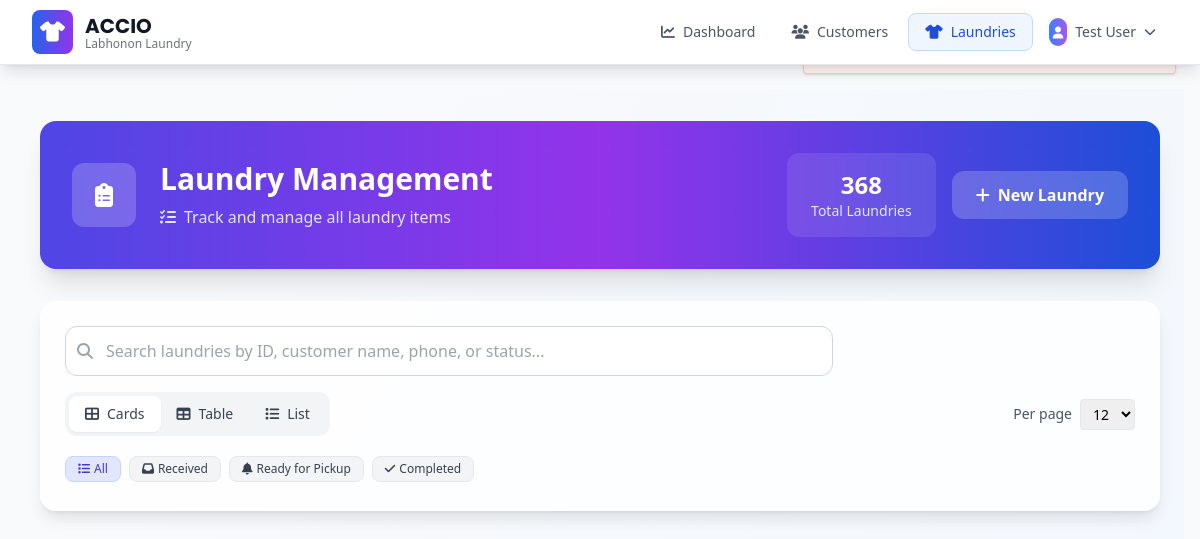
Page /laundry/list?customer_id=1 (signed in) on the committed database.
### app/models.py (models this page shows, shortened)
class BusinessSettings(db.Model):
    id = db.Column(db.Integer, primary_key=True)
    business_name = db.Column(db.String(200), default="ACCIO")
    business_tagline = db.Column(db.String(200), default="Labhonon Laundry")
    business_description = db.Column(
        db.Text, default="Professional laundry services with quality care"
    )
    phone = db.Column(db.String(50), default="+639761111464")
    email = db.Column(db.String(150), default="info@acciolaundry.com")
    address = db.Column(
        db.Text,
        default="Purok 17, Lower Mandacpan, Brgy. San Vicente, Butuan City, Philippines",
    )
    operating_hours = db.Column(db.Text, default="Monday - Sunday: 6:00 AM - 8:00 PM")
    footer_text = db.Column(db.Text, default="Quality laundry services you can trust")
    copyright_text = db.Column(
        db.String(200), default="© 2025 ACCIO Labhonon Laundry. All rights reserved."
    )
    facebook_url = db.Column(db.String(255))
    instagram_url = db.Column(db.String(255))
    website_url = db.Column(db.String(255))
    currency_symbol = db.Column(db.String(10), default="₱")
    date_format = db.Column(db.String(20), default="%B %d, %Y")
    timezone = db.Column(db.String(50), default="Asia/Manila")
    created_at = db.Column(db.DateTime, default=datetime.utcnow)
    updated_at = db.Column(
        db.DateTime, default=datetime.utcnow, onupdate=datetime.utcnow
    )
    updated_by = db.Column(db.Integer, db.ForeignKey("user.id"))
    updated_by_user = db.relationship("User", backref="business_settings_updates")
    @staticmethod
    def get_settings():
        settings = BusinessSettings.query.first()
        if not settings:
            settings = BusinessSettings()
            db.session.add(settings)
            db.session.commit()
        return settings

class User(db.Model, UserMixin):
    id = db.Column(db.Integer, primary_key=True)
    email = db.Column(db.String(150), unique=True)
    password = db.Column(db.String(150))
    full_name = db.Column(db.String(150))
    phone = db.Column(db.String(20))
    role = db.Column(
        db.String(20), default="user"
    )  # 'super_admin', 'admin', 'manager', 'user'
    is_active = db.Column(db.Boolean, default=True)
    must_change_password = db.Column(db.Boolean, default=False)
    date_created = db.Column(db.DateTime, default=datetime.utcnow)
    def is_admin(self):
        return self.role in ["admin", "super_admin"]

### app/laundry.py (the view, shortened to what this page needs)
@laundry.route("/list")
@login_required
def list_laundries():
    status_param = (request.args.get("status") or "").strip().lower()
    date_param = (request.args.get("date") or "").strip()
    search_q = (request.args.get("q") or request.args.get("search") or "").strip()
    try:
        page = int(request.args.get("page", 1))
    except (ValueError, TypeError):
        page = 1
    try:
        per_page = int(request.args.get("per_page", 12))
    except (ValueError, TypeError):
        per_page = 12
    status_map = {
        "received": "Received",
        "inprocess": "Received",
        "in-progress": "Received",
        "in_progress": "Received",
        "in process": "Received",
        "ready": "Ready for Pickup",
        "pickup": "Ready for Pickup",
        "readyforpickup": "Ready for Pickup",
        "ready-for-pickup": "Ready for Pickup",
        "ready_for_pickup": "Ready for Pickup",
        "completed": "Completed",
        "pickedup": "Picked Up",
        "picked-up": "Picked Up",
        "picked up": "Picked Up",
    }
    selected_status = status_map.get(status_param)
    customer_id_param = request.args.get("customer_id")
    base_query = Laundry.query
    customer_obj = None
    if customer_id_param:
        try:
            cid = int(customer_id_param)
            base_query = base_query.filter(Laundry.customer_id == cid)
            customer_obj = Customer.query.get(cid)
        except Exception:
            customer_obj = None
    if selected_status:
        base_query = base_query.filter(Laundry.status == selected_status)
    if date_param:
        try:
            date_obj = datetime.strptime(date_param, "%Y-%m-%d").date()
            base_query = base_query.filter(func.date(Laundry.date_received) == date_obj)
        except Exception:
            pass
    base_query = base_query.order_by(Laundry.date_received.desc())
    laundries_page = base_query.paginate(page=page, per_page=per_page, error_out=False)
    laundries = laundries_page.items
    total_count = laundries_page.total
    user_agent = request.user_agent.string.lower()
    if "ipad" in user_agent or "tablet" in user_agent:
        default_view = "list"
    elif "mobile" in user_agent or "android" in user_agent or "iphone" in user_agent:
        default_view = "cards"
    else:
        default_view = "table"
    return render_template(
        "laundries/laundry_list.html",
        user=current_user,
        laundries=laundries,
        laundries_page=laundries_page,
        total_count=total_count,
        selected_status=status_param,
        customer=customer_obj,
        default_view=default_view,
        search_q=search_q,
        per_page=per_page,
    )

### app/__init__.py (called while the page is built)
@login_manager.user_loader
def load_user(id):
    from .models import User
    return User.query.get(int(id))

### app/templates/laundries/laundry_list.html (shortened to what this page needs)
{% extends "base.html" %}
{% block content %}
<div class="min-h-screen bg-gradient-to-br from-gray-50 to-blue-50">
    <div class="max-w-7xl mx-auto px-6 py-8">
        <div class="bg-gradient-to-r from-indigo-600 via-purple-600 to-blue-700 rounded-2xl shadow-xl p-8 mb-8 relative overflow-hidden">
            <div class="absolute inset-0 opacity-10">
                <div class="absolute inset-0" style="background-image: radial-gradient(circle, rgba(255,255,255,0.1) 2px, transparent 2px); background-size: 60px 60px;"></div>
            </div>
            <div class="relative flex items-center justify-between">
                <div class="flex items-center space-x-6">
                    <div class="w-16 h-16 bg-white/20 backdrop-blur-sm rounded-xl flex items-center justify-center">
                        <i class="fas fa-clipboard-list text-2xl text-white"></i>
                    </div>
                    <div>
                        <h1 class="text-3xl font-bold text-white mb-2">Laundry Management</h1>
                        <p class="text-indigo-100 flex items-center">
                            <i class="fas fa-tasks mr-2"></i>
                            Track and manage all laundry items
                        </p>
                    </div>
                </div>
                <div class="flex items-center space-x-4">
                    <div class="bg-white/10 backdrop-blur-sm rounded-xl px-6 py-4 text-center">
                        <div class="text-2xl font-bold text-white">{{ total_count or (laundries|length) }}</div>
                        <div class="text-indigo-100 text-sm">Total Laundries</div>
                    </div>
                    <a href="{{ url_for('laundry.add_laundry') }}"
                       class="bg-white/20 hover:bg-white/30 backdrop-blur-sm text-white font-semibold py-3 px-6 rounded-xl transition-all duration-300 hover:shadow-lg transform hover:-translate-y-1 flex items-center space-x-2">
                        <i class="fas fa-plus"></i>
                        <span>New Laundry</span>
                    </a>
                </div>
            </div>
        </div>
        <div class="bg-white/80 backdrop-blur-sm rounded-2xl shadow-lg border border-white/20 p-6 mb-8 space-y-4">
            <div class="w-full max-w-3xl">
                <div class="relative">
                    <input type="text" id="searchInput" placeholder="Search laundries by ID, customer name, phone, or status..."
                           class="w-full pl-10 pr-4 py-3 border border-gray-300 rounded-xl focus:outline-none focus:ring-2 focus:ring-indigo-500 focus:border-transparent transition-all duration-200 bg-white/70 backdrop-blur-sm">
                    <div class="absolute inset-y-0 left-0 pl-3 flex items-center pointer-events-none">
                        <i class="fas fa-search text-gray-400"></i>
                    </div>
                </div>
            </div>
            <div class="flex items-center justify-between">
                <div class="flex items-center bg-gray-100 rounded-xl p-1">
                    <button onclick="switchView('cards')" id="view-cards"
                            class="view-btn px-4 py-2 rounded-lg text-sm font-medium transition-all duration-200 bg-white text-gray-700 shadow-sm">
                        <i class="fas fa-th-large mr-2"></i>Cards
                    </button>
                    <button onclick="switchView('table')" id="view-table"
                            class="view-btn px-4 py-2 rounded-lg text-sm font-medium transition-all duration-200 text-gray-700 hover:bg-white hover:shadow-sm">
                        <i class="fas fa-table mr-2"></i>Table
                    </button>
                    <button onclick="switchView('list')" id="view-list"
                            class="view-btn px-4 py-2 rounded-lg text-sm font-medium transition-all duration-200 text-gray-700 hover:bg-white hover:shadow-sm">
                        <i class="fas fa-list mr-2"></i>List
                    </button>
                </div>
                <div class="ml-4 hidden lg:flex items-center">
                    {% include 'laundries/_per_page_selector.html' %}
                </div>
            </div>
            <div id="filtersRow" class="hidden lg:block overflow-x-auto -mx-2 px-2">
                <div class="inline-flex items-center gap-2 whitespace-nowrap py-1">
                    <button onclick="filterOrders('all')" id="filter-all" class="filter-btn shrink-0 px-3 py-1 rounded-lg text-xs font-medium transition-all duration-200 bg-indigo-100 text-indigo-700 border border-indigo-200 flex items-center">
                        <i class="fas fa-list mr-1"></i>All
                    </button>
                    <button onclick="filterOrders('received')" id="filter-received" class="filter-btn shrink-0 px-3 py-1 rounded-lg text-xs font-medium transition-all duration-200 bg-gray-100 text-gray-700 border border-gray-200 hover:bg-gray-100 flex items-center">
                        <i class="fas fa-inbox mr-1"></i>Received
                    </button>
                    <button onclick="filterOrders('ready-for-pickup')" id="filter-ready-for-pickup" class="filter-btn shrink-0 px-3 py-1 rounded-lg text-xs font-medium transition-all duration-200 bg-gray-100 text-gray-700 border border-gray-200 hover:bg-blue-100 hover:text-blue-700 flex items-center">
                        <i class="fas fa-bell mr-1"></i>Ready for Pickup
                    </button>
                    <button onclick="filterOrders('completed')" id="filter-completed" class="filter-btn shrink-0 px-3 py-1 rounded-lg text-xs font-medium transition-all duration-200 bg-gray-100 text-gray-700 border border-gray-200 hover:bg-green-100 hover:text-green-700 flex items-center">
                        <i class="fas fa-check mr-1"></i>Completed
                    </button>
                </div>
            </div>
        </div>
        <div id="laundriesRoot">
            <div id="ajaxError" class="hidden fixed top-6 right-6 z-60">
                <div class="bg-red-50 border border-red-200 text-red-800 px-4 py-3 rounded shadow">An error occurred while loading data — <button id="ajaxRetry" class="underline">Retry</button></div>
            </div>
        </div>
    </div>
</div>
{% endblock %}

### app/templates/base.html (shortened to what this page needs)
<!DOCTYPE html>
<html lang="en">
<head>
    <script src="https://cdn.tailwindcss.com"></script>
    <link rel="stylesheet" href="https://cdnjs.cloudflare.com/ajax/libs/font-awesome/6.4.0/css/all.min.css">
</head>
<body class="bg-gray-50 font-sans" data-authenticated="{% if current_user.is_authenticated %}true{% else %}false{% endif %}">
    <nav class="bg-white shadow-lg border-b border-gray-200 sticky top-0 left-0 w-full z-50">
        <div class="max-w-7xl mx-auto px-4 sm:px-6 lg:px-8">
            <div class="flex justify-between items-center h-16">
                <div class="flex items-center flex-shrink-0">
                    <div class="flex-shrink-0 flex items-center">
                        <div class="bg-gradient-to-r from-blue-600 to-purple-600 rounded-lg p-2 mr-3">
                            <i class="fas fa-tshirt text-white text-xl"></i>
                        </div>
                        <div>
                            <h1 class="brand-font text-xl font-bold text-gray-900">{{ business_settings.business_name }}</h1>
                            <p class="text-xs text-gray-500 -mt-1">{{ business_settings.business_tagline }}</p>
                        </div>
                    </div>
                </div>
                <div class="hidden md:flex items-center space-x-1 flex-1 justify-end">
                    {% if current_user.is_authenticated %}
                        <a href="{{ url_for('views.dashboard') }}" class="flex items-center px-4 py-2 rounded-lg text-sm font-medium transition-all duration-200 {% if request.endpoint == 'views.dashboard' %}bg-blue-50 text-blue-700 border border-blue-200{% else %}text-gray-600 hover:text-blue-700 hover:bg-blue-50{% endif %}">
                            <i class="fas fa-chart-line mr-2"></i>
                            Dashboard
                        </a>
                        <a href="{{ url_for('customer.list_customers') }}"
                           class="flex items-center px-4 py-2 rounded-lg text-sm font-medium transition-all duration-200
                                  {% if request.endpoint == 'customer.list_customers' %}
                                      bg-blue-50 text-blue-700 border border-blue-200
                                  {% else %}
                                      text-gray-600 hover:text-blue-700 hover:bg-blue-50
                                  {% endif %}">
                            <i class="fas fa-users mr-2"></i>
                            Customers
                        </a>
                        <a href="{{ url_for('laundry.list_laundries') }}"
                           class="flex items-center px-4 py-2 rounded-lg text-sm font-medium transition-all duration-200
                                  {% if request.endpoint == 'laundry.list_laundries' %}
                                      bg-blue-50 text-blue-700 border border-blue-200
                                  {% else %}
                                      text-gray-600 hover:text-blue-700 hover:bg-blue-50
                                  {% endif %}">
                            <i class="fas fa-tshirt mr-2"></i>
                            Laundries
                        </a>
                        <div class="relative ml-4 group">
                            <button class="flex items-center px-3 py-2 rounded-lg text-sm font-medium text-gray-600 hover:text-blue-700 hover:bg-blue-50 transition-all duration-200">
                                <div class="bg-gradient-to-r from-blue-500 to-purple-500 rounded-full p-1 mr-2">
                                    <i class="fas fa-user text-white text-xs"></i>
                                </div>
                                {{ current_user.full_name or current_user.email.split('@')[0] }}
                                <i class="fas fa-chevron-down ml-2 text-xs"></i>
                            </button>
                        </div>
                    {% endif %}
                </div>
            </div>
        </div>
    </nav>
    <main class="max-w-7xl mx-auto px-4 py-6">
        {% block content %}{% endblock %}
    </main>
</body>
</html>

### app/templates/base.html (style rules this page uses)
body { font-family: 'Inter', sans-serif; }
.brand-font { font-family: 'Poppins', sans-serif; }

### rows in the picture
BusinessSettings: business_name "ACCIO", business_tagline "Labhonon Laundry"
User: full_name "Test User"

### other values in the picture
{{ total_count or (laundries|length) }} "368"
form field value "12"
